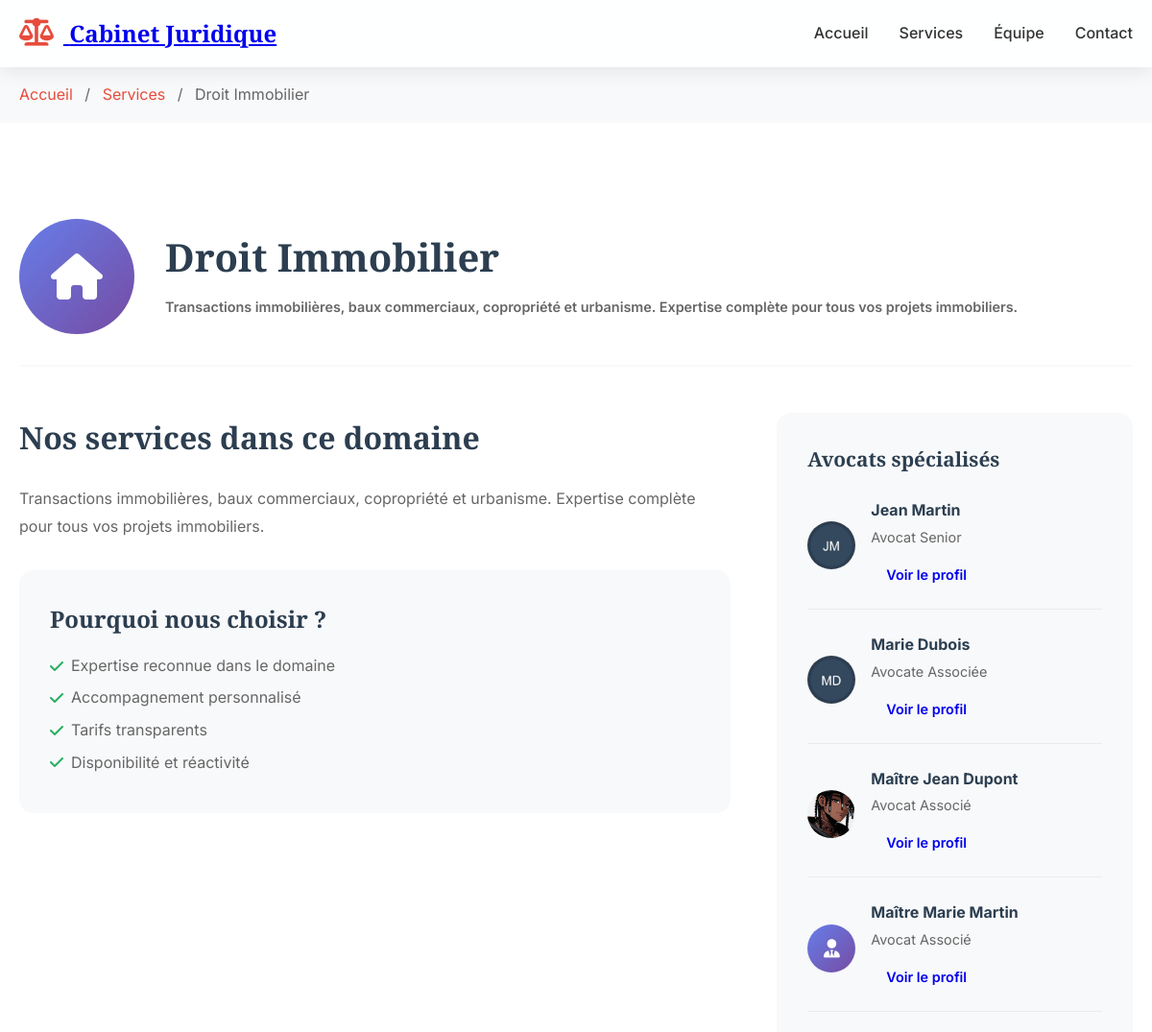
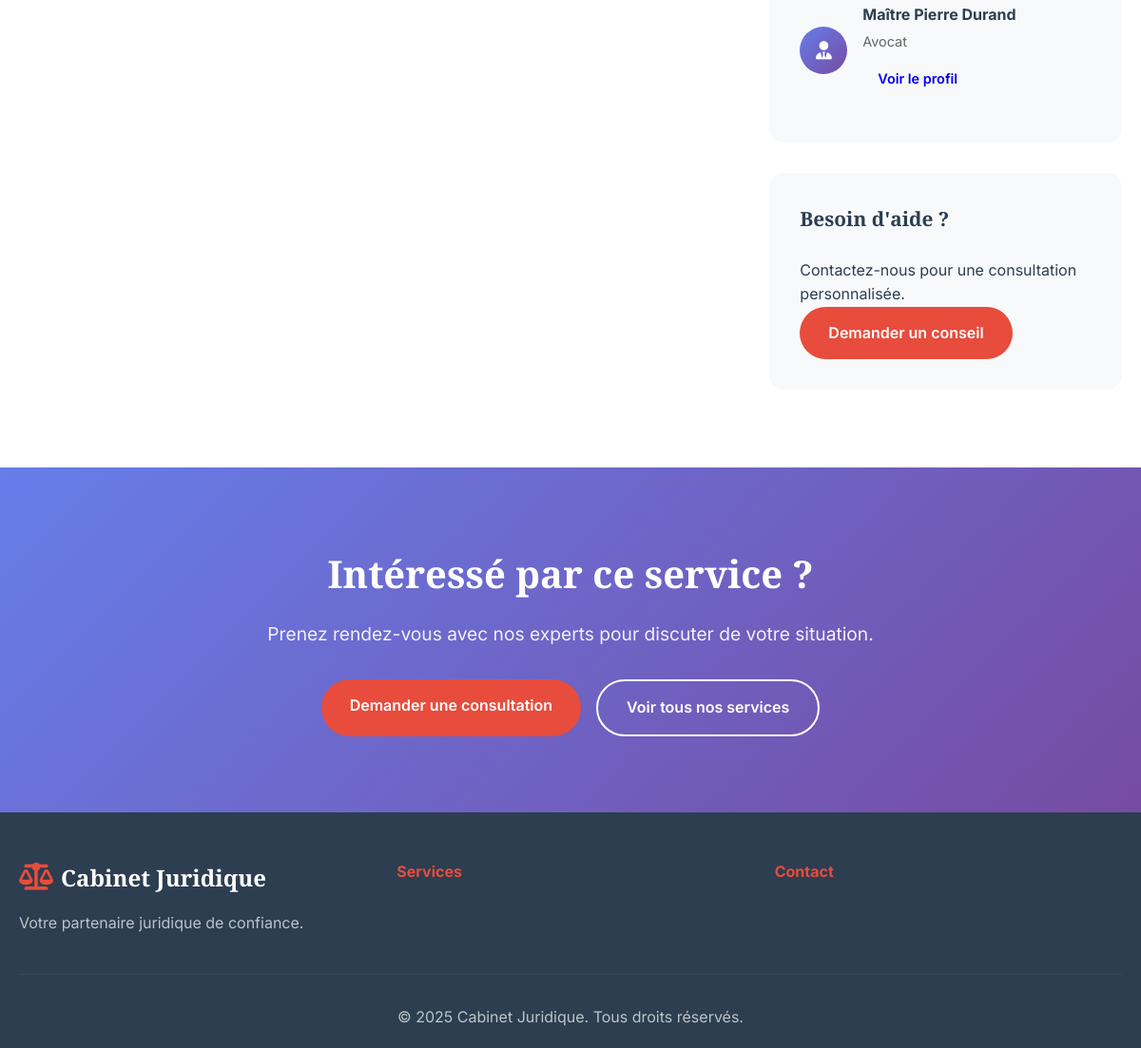
Page /services/2/ on the committed database (2 pictures, top to bottom).
### website/models.py (models this page shows, shortened)
class Service(models.Model):
    nom = models.CharField(max_length=100, verbose_name="Nom du service")
    description = models.TextField(verbose_name="Description")
    description_courte = models.TextField(
        max_length=200,
        verbose_name="Description courte",
        help_text="Description affichée sur la page d'accueil",
        blank=True
    )
    icone = models.CharField(
        max_length=50,
        default="fas fa-briefcase",
        help_text="Classe Font Awesome pour l'icône (ex: fas fa-briefcase)"
    )
    ordre_affichage = models.PositiveIntegerField(
        default=0,
        verbose_name="Ordre d'affichage"
    )
    actif = models.BooleanField(default=True, verbose_name="Actif")
    date_creation = models.DateTimeField(auto_now_add=True, verbose_name="Date de création", null=True, blank=True)
    date_modification = models.DateTimeField(auto_now=True, verbose_name="Date de modification", null=True, blank=True)
    class Meta:
        verbose_name = "Service"
        verbose_name_plural = "Services"
        ordering = ['ordre_affichage', 'nom']

class Avocat(models.Model):
    nom = models.CharField(max_length=100, verbose_name="Nom complet")
    prenom = models.CharField(max_length=100, verbose_name="Prénom", blank=True)
    titre = models.CharField(
        max_length=100,
        verbose_name="Titre",
        help_text="Ex: Avocat Associé, Avocat"
    )
    specialites = models.CharField(
        max_length=200,
        verbose_name="Spécialités",
        help_text="Ex: Droit des Affaires & Fiscal"
    )
    biographie = models.TextField(
        blank=True,
        verbose_name="Biographie",
        help_text="Biographie détaillée de l'avocat"
    )
    photo = models.ImageField(
        upload_to='avocats/',
        blank=True,
        null=True,
        verbose_name="Photo"
    )
    email = models.EmailField(verbose_name="Email")
    telephone = models.CharField(
        max_length=20,
        validators=[RegexValidator(
            regex=r'^\+?1?\d{9,15}$',
            message="Format de téléphone invalide"
        )],
        verbose_name="Téléphone"
    )
    linkedin = models.URLField(blank=True, null=True, verbose_name="LinkedIn")
    ordre_affichage = models.PositiveIntegerField(
        default=0,
        verbose_name="Ordre d'affichage"
    )
    actif = models.BooleanField(default=True, verbose_name="Actif")
    date_creation = models.DateTimeField(auto_now_add=True, verbose_name="Date de création", null=True, blank=True)
    date_modification = models.DateTimeField(auto_now=True, verbose_name="Date de modification", null=True, blank=True)
    class Meta:
        verbose_name = "Avocat"
        verbose_name_plural = "Avocats"
        ordering = ['ordre_affichage', 'nom']

### website/views.py (the view)
# urls.py: path('services/<int:service_id>/', views.service_detail, name='service_detail'),
def service_detail(request, service_id):
    try:
        service = Service.objects.get(id=service_id, actif=True)
        avocats_specialises = Avocat.objects.filter(
            actif=True,
            specialites__icontains=service.nom.split()[0]  # Recherche approximative
        )
        context = {
            'service': service,
            'avocats_specialises': avocats_specialises,
        }
        return render(request, 'website/service_detail.html', context)
    except Service.DoesNotExist:
        messages.error(request, 'Service non trouvé.')
        return redirect('services')

### templates/website/service_detail.html (shortened to what this page needs)
{% extends 'base.html' %}
{% load static %}
{% block content %}
<nav class="breadcrumb">
    <div class="container">
        <a href="{% url 'website:home' %}">Accueil</a>
        <span class="separator">/</span>
        <a href="{% url 'website:services' %}">Services</a>
        <span class="separator">/</span>
        <span class="current">{{ service.nom }}</span>
    </div>
</nav>
<section class="service-detail">
    <div class="container">
        <div class="service-header">
            <div class="service-icon-large">
                <i class="{{ service.icone }}"></i>
            </div>
            <div class="service-info">
                <h1>{{ service.nom }}</h1>
                <p class="service-description">{{ service.description }}</p>
            </div>
        </div>
        <div class="service-content">
            <div class="service-main">
                <h2>Nos services dans ce domaine</h2>
                <div class="service-details">
                    <p>{{ service.description }}</p>
                    <div class="service-features">
                        <h3>Pourquoi nous choisir ?</h3>
                        <ul>
                            <li><i class="fas fa-check"></i> Expertise reconnue dans le domaine</li>
                            <li><i class="fas fa-check"></i> Accompagnement personnalisé</li>
                            <li><i class="fas fa-check"></i> Tarifs transparents</li>
                            <li><i class="fas fa-check"></i> Disponibilité et réactivité</li>
                        </ul>
                    </div>
                </div>
            </div>
            <div class="service-sidebar">
                <div class="sidebar-card">
                    <h3>Avocats spécialisés</h3>
                    {% if avocats_specialises %}
                        {% for avocat in avocats_specialises %}
                            <div class="avocat-mini">
                                <div class="avocat-photo">
                                    {% if avocat.photo %}
                                        <img src="{{ avocat.photo.url }}" alt="{{ avocat.nom }}">
                                    {% else %}
                                        <i class="fas fa-user-tie"></i>
                                    {% endif %}
                                </div>
                                <div class="avocat-info">
                                    <h4>{{ avocat.nom }}</h4>
                                    <p>{{ avocat.titre }}</p>
                                    <a href="{% url 'website:avocat_detail' avocat.id %}" class="btn btn-small">Voir le profil</a>
                                </div>
                            </div>
                        {% endfor %}
                    {% else %}
                        <p>Aucun avocat spécialisé dans ce domaine pour le moment.</p>
                    {% endif %}
                </div>
                <div class="sidebar-card">
                    <h3>Besoin d'aide ?</h3>
                    <p>Contactez-nous pour une consultation personnalisée.</p>
                    <a href="{% url 'website:contact' %}?service={{ service.id }}" class="btn btn-primary">Demander un conseil</a>
                </div>
            </div>
        </div>
    </div>
</section>
<section class="cta-section">
    <div class="container">
        <div class="cta-content">
            <h2>Intéressé par ce service ?</h2>
            <p>Prenez rendez-vous avec nos experts pour discuter de votre situation.</p>
            <div class="cta-buttons">
                <a href="{% url 'website:contact' %}?service={{ service.id }}" class="btn btn-primary">Demander une consultation</a>
                <a href="{% url 'website:services' %}" class="btn btn-secondary">Voir tous nos services</a>
            </div>
        </div>
    </div>
</section>
{% endblock %}

### static/css/styles.css (style rules this page uses)
:root { --primary-color: #2c3e50; --primary-dark: #1a252f; --secondary-color: #34495e; --accent-color: #3498db; --success-color: #27ae60; --warning-color: #f39c12; --danger-color: #e74c3c; --light-bg: #ecf0f1; --dark-bg: #2c3e50; --text-color: #2c3e50; --text-light: #7f8c8d; --border-color: #bdc3c7; --shadow: 0 2px 10px rgba(44,62,80,0.1); --shadow-hover: 0 4px 20px rgba(44,62,80,0.15); }
* { margin: 0; padding: 0; box-sizing: border-box; }
body { font-family: 'Inter', sans-serif; line-height: 1.6; color: var(--text-color); overflow-x: hidden; background: var(--light-bg); text-size-adjust: 100%; -webkit-text-size-adjust: 100%; }
.container { max-width: 1200px; margin: 0 auto; padding: 0 20px; }
.btn { padding: 15px 30px; border: none; border-radius: 50px; text-decoration: none; font-weight: 600; transition: all 0.3s ease; cursor: pointer; display: inline-block; text-align: center; font-size: 1rem; }
.btn-primary { background: #e74c3c; color: white; }
.btn-secondary { background: transparent; color: white; border: 2px solid white; }
.btn-small { padding: 8px 16px; font-size: 0.9rem; }
.breadcrumb { background: #f8f9fa; padding: 1rem 0; margin-top: 70px; }
.breadcrumb a { color: #e74c3c; text-decoration: none; }
.breadcrumb .separator { margin: 0 0.5rem; color: #666; }
.breadcrumb .current { color: #666; }
.service-detail, .avocat-detail { padding: 100px 0 50px; background: white; }
.service-header, .avocat-header { display: grid; grid-template-columns: auto 1fr; gap: 2rem; align-items: center; margin-bottom: 3rem; padding-bottom: 2rem; border-bottom: 2px solid #f8f9fa; }
.service-icon-large, .avocat-photo-large { width: 120px; height: 120px; background: linear-gradient(135deg, #667eea 0%, #764ba2 100%); border-radius: 50%; display: flex; align-items: center; justify-content: center; overflow: hidden; }
.service-icon-large i { font-size: 3rem; color: white; }
.service-info h1, .avocat-info h1 { font-family: 'Playfair Display', serif; font-size: 2.5rem; color: #2c3e50; margin-bottom: 0.5rem; }
.service-description, .avocat-title { font-size: 1.2rem; color: #e74c3c; font-weight: 600; margin-bottom: 0.5rem; }
.service-content, .avocat-content { display: grid; grid-template-columns: 2fr 1fr; gap: 3rem; }
.service-main h2, .avocat-main h2 { font-family: 'Playfair Display', serif; font-size: 2rem; color: #2c3e50; margin-bottom: 1.5rem; }
.service-details p, .avocat-bio p { color: #666; line-height: 1.8; margin-bottom: 2rem; }
.service-features, .avocat-experience { background: #f8f9fa; padding: 2rem; border-radius: 15px; margin-top: 2rem; }
.service-features h3, .avocat-experience h3 { font-family: 'Playfair Display', serif; font-size: 1.5rem; color: #2c3e50; margin-bottom: 1rem; }
.service-features ul, .avocat-experience ul { list-style: none; }
.service-features li, .avocat-experience li { display: flex; align-items: center; gap: 0.5rem; margin-bottom: 0.5rem; color: #666; }
.service-features i, .avocat-experience i { color: #27ae60; }
.sidebar-card { background: #f8f9fa; padding: 2rem; border-radius: 15px; margin-bottom: 2rem; }
.sidebar-card h3 { font-family: 'Playfair Display', serif; font-size: 1.3rem; color: #2c3e50; margin-bottom: 1.5rem; }
.avocat-mini, .service-mini { display: flex; align-items: center; gap: 1rem; margin-bottom: 1.5rem; padding-bottom: 1rem; border-bottom: 1px solid #e9ecef; }
.avocat-mini:last-child, .service-mini:last-child { border-bottom: none; margin-bottom: 0; }
.avocat-photo, .service-icon { width: 50px; height: 50px; background: linear-gradient(135deg, #667eea 0%, #764ba2 100%); border-radius: 50%; display: flex; align-items: center; justify-content: center; overflow: hidden; flex-shrink: 0; }
.avocat-photo img { width: 100%; height: 100%; object-fit: cover; }
.avocat-photo i, .service-icon i { font-size: 1.2rem; color: white; }
.avocat-info h4, .service-info h4 { color: #2c3e50; margin-bottom: 0.2rem; }
.avocat-info p, .service-info p { color: #666; font-size: 0.9rem; margin-bottom: 0.5rem; }
.cta-section { background: linear-gradient(135deg, #667eea 0%, #764ba2 100%); color: white; padding: 80px 0; text-align: center; }
.cta-content h2 { font-family: 'Playfair Display', serif; font-size: 2.5rem; margin-bottom: 1rem; }
.cta-content p { font-size: 1.2rem; margin-bottom: 2rem; opacity: 0.9; }
.cta-buttons { display: flex; justify-content: center; gap: 1rem; flex-wrap: wrap; }
html { scroll-behavior: smooth; }

### rows in the picture
Service: nom "Droit Immobilier", description "Transactions immobilières, baux commerciaux, copropriété et urbanisme. Expertise complète pour tous vos projets immobiliers."
Avocat: photo (picture), nom "Jean Martin", titre "Avocat Senior"
Avocat: photo (picture), nom "Marie Dubois", titre "Avocate Associée"
Avocat: photo (picture), nom "Maître Jean Dupont", titre "Avocat Associé"
Avocat: nom "Maître Marie Martin", titre "Avocat Associé"
Avocat: nom "Maître Pierre Durand", titre "Avocat"

### other values in the picture
{{ cabinet_info.nom_cabinet|default:"Cabinet Juridique" }} "Cabinet Juridique"
